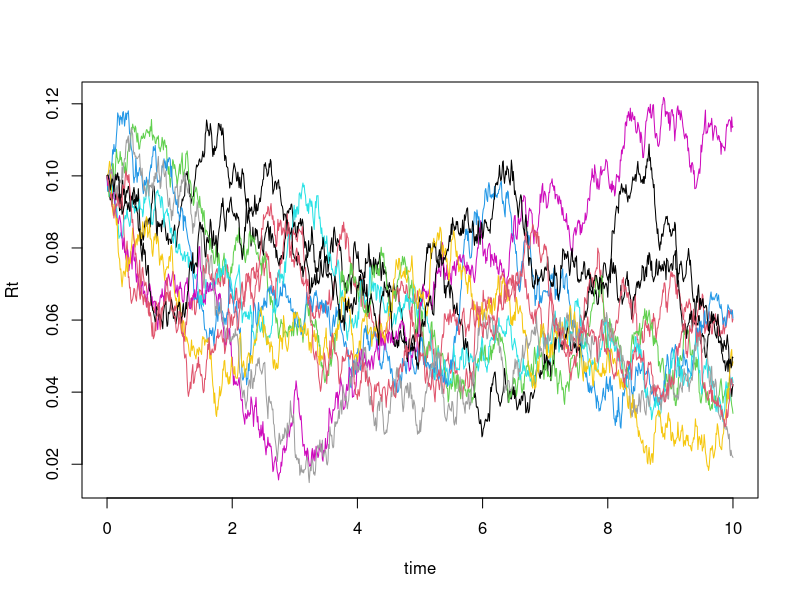
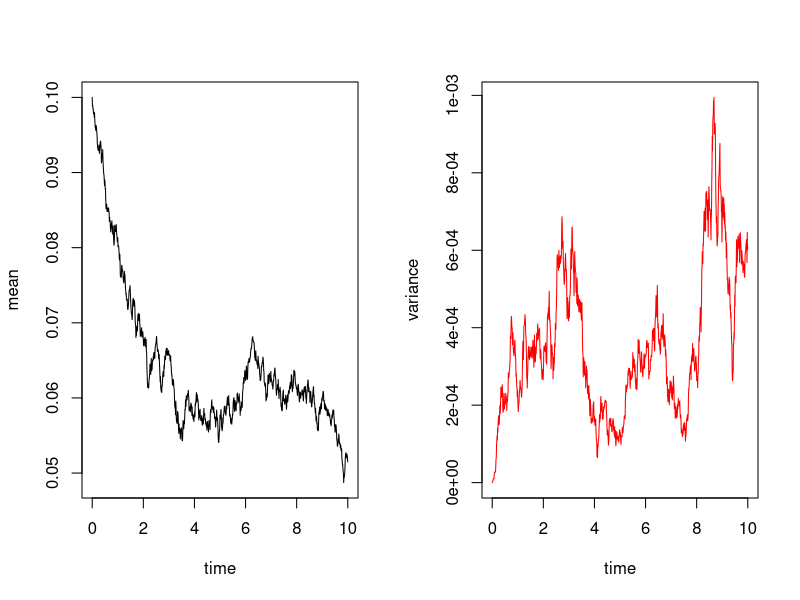
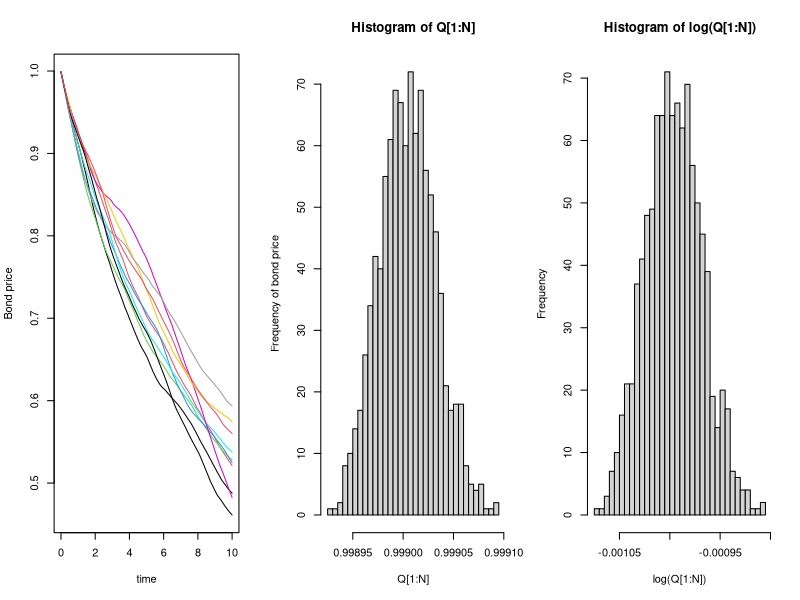

These figures' R source, in order:
##MATH580 Project part2
##Qijie Fang
##35301506


##This is the function from workshop, by Kanchan
rOU=function(n,N,Delta,theta,sigma){
  times=(0:n)*Delta ##vector of t_0,t_1,..,t_n
  X=matrix(0,nrow=N,ncol=n+1)
  for(i in 1:n){
    x=X[,i]#current value
    m=x*exp(-theta*Delta) #mean of new value
    v=sigma^2*(1-exp(-2*theta*Delta))/(2*theta) ##variance of new value
    X[,i+1]=rnorm(N,m,sqrt(v)) ##simulate new value
  }
  return(list(X=X,times=times))
}

##Define parameters

n <- 1000
N <- 10
Delta <- 0.01
theta <- 0.5
sigma <- 0.02

#calculate X by OU-function by parameter given
X <- rOU(n,N,Delta,theta,sigma)

R0 <- 0.1
miu <- 0.05

#calculate Rt with R0, miu and X
Q0 <- matrix(NA,nrow = N, ncol = n + 1)
Rt <- matrix(NA, nrow = N, ncol = n + 1)
for(i in 1:N){
  Rt[i,] <- exp(-theta * X$times) * R0 + (1 - exp(-theta * X$times)) * miu + X$X[i,]
}



#initiate Plot
plot(range(X$times),range(Rt), type = "n", xlab = "time", ylab = "Rt")

#plot the lines for Rt 
for(i in 1:N){
  lines(X$times,Rt[i,],col = i)
}




par(mfrow = c(1,2))
#Plot the means and variances
plot(X$times,colMeans(Rt), type = "l", xlab = "time", ylab = "mean")
plot(X$times, apply(Rt,2,var), type = "l",col = "red", xlab = "time", ylab = "variance")



par(mfrow = c(1,3))
##plot Q0
for (i in 1:N){
  Q0[i,] <- exp(-Delta * cumsum(Rt[i,]))
}
#initiate Plot for Q0
plot(range(X$times),range(Q0), type = "n", xlab = "time", ylab = "Bond price")
for(i in 1:N){
  lines(X$times,Q0[i,],col = i)
}


## find distribution of Q
N <- 1000
t = 5
Delta <- 0.01
n <- t/Delta
X <- rOU(n, N, Delta, theta, sigma)
R0 <- 0.1
miu <- 0.05
Rt <- matrix(NA, nrow = N, ncol = n + 1)
for(i in 1:N){
  Rt[i,] <- exp(-theta * X$times) * R0 + (1 - exp(-theta * X$times)) * miu + X$X[i,]
}
Q <- rep(NA,N)
for(i in 1:N){
  Q[i] <- exp(-Delta * cumsum(Rt[i,2:n+1]))
}

##histogram of Q and log(Q)
hist(Q[1:N], breaks = 50, ylab = "Frequency of bond price")
hist(log(Q[1:N]), breaks = 50)




